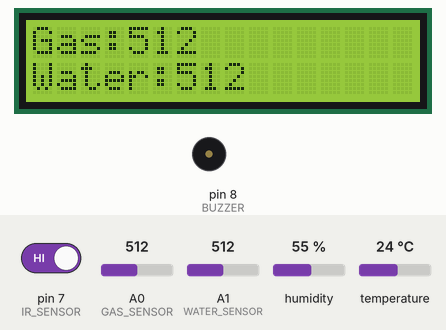
Recording of a sketch running on a simulated Arduino Uno, built with avr-gcc and run on an emulated ATmega328P. Parts: 16×2 character LCD, buzzer (waves = sounding, pin HIGH). Inputs (shaded band) come from the test bench; at power-on: A0 (GAS_SENSOR) = 512, pin 7 (IR_SENSOR) HIGH, A1 (WATER_SENSOR) = 512, humidity 55 %, temperature 24 °C. What the sketch prints to the serial monitor is not drawn.

Above: at 3.2 s.
3.3 s: A0 (GAS_SENSOR) set to 390
At 12.0 s:
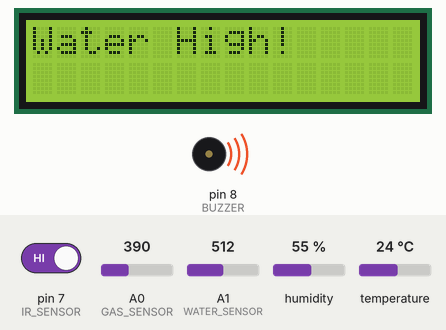
12.7 s: pin 7 (IR_SENSOR) driven LOW
At 20.5 s:
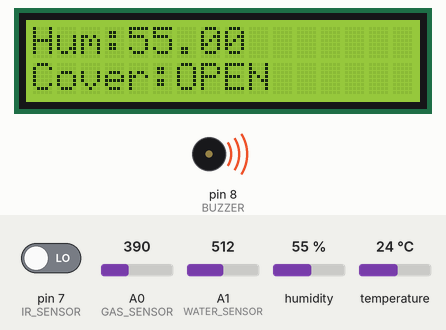
22.9 s: A1 (WATER_SENSOR) set to 490
At 32.4 s:
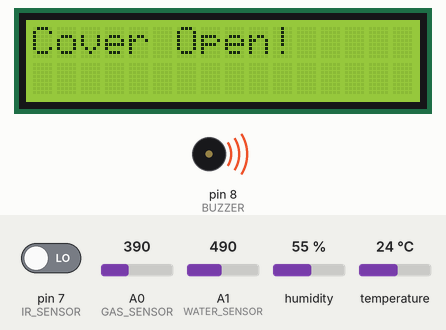
33.3 s: humidity set to 22 %
At 40.2 s:
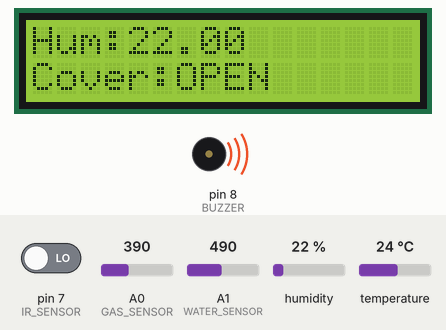
43.2 s: humidity set to 40 %
At 51.3 s:
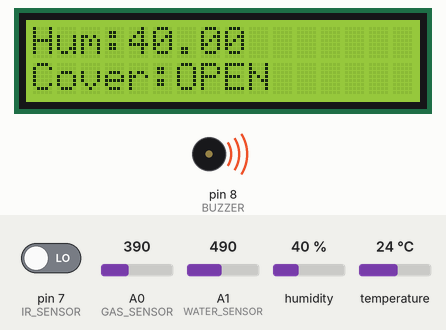
53.3 s: A0 (GAS_SENSOR) set to 410
At 62.27 s:
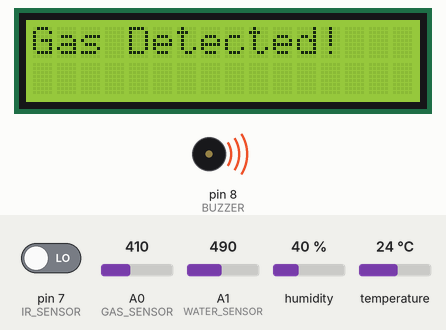
Timing chart, 0 to 62.5 s (numbered marks = the images above; inputs shaded):
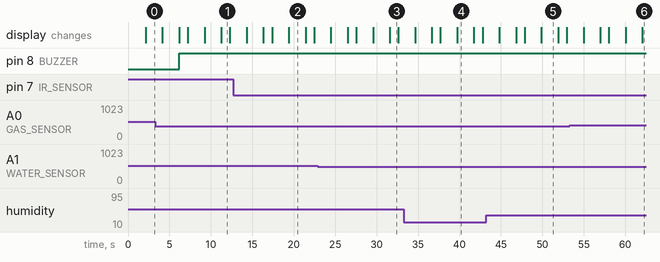

The sketch:

project.ino
```cpp
#include <Arduino.h>
#include <Wire.h>
#include <LiquidCrystal_I2C.h>
#include <DHT.h>

// Sensor Pins
#define GAS_SENSOR A0
#define WATER_SENSOR A1
#define IR_SENSOR 7
#define BUZZER 8
#define DHTPIN 4
#define DHTTYPE DHT11

int gasThreshold = 400;
int waterThreshold = 500;

LiquidCrystal_I2C lcd(0x27, 16, 2);
DHT dht(DHTPIN, DHTTYPE);

void setup()
{
  Serial.begin(9600);

  pinMode(IR_SENSOR, INPUT);
  pinMode(BUZZER, OUTPUT);

  lcd.init();
  lcd.backlight();
  dht.begin();

  lcd.setCursor(0,0);
  lcd.print("Manhole Monitor");
  lcd.setCursor(0,1);
  lcd.print("System Start...");
  delay(2000);
}

void loop()
{
  int gasValue = analogRead(GAS_SENSOR);
  int waterValue = analogRead(WATER_SENSOR);
  int coverStatus = digitalRead(IR_SENSOR);
  float humidity = dht.readHumidity();

  if (isnan(humidity)) humidity = 0;

  Serial.print("Gas: ");
  Serial.println(gasValue);

  Serial.print("Water: ");
  Serial.println(waterValue);

  Serial.print("Humidity: ");
  Serial.println(humidity);

  lcd.clear();
  lcd.setCursor(0,0);
  lcd.print("Gas:");
  lcd.print(gasValue);

  lcd.setCursor(0,1);
  lcd.print("Water:");
  lcd.print(waterValue);

  delay(2000);

  lcd.clear();
  lcd.setCursor(0,0);
  lcd.print("Hum:");
  lcd.print(humidity);

  lcd.setCursor(0,1);
  lcd.print("Cover:");
  lcd.print(coverStatus == LOW ? "OPEN" : "CLOSED");

  delay(2000);

  if(gasValue > gasThreshold)
  {
    lcd.clear();
    lcd.print("Gas Detected!");
    digitalWrite(BUZZER, HIGH);
  }
  else if(waterValue > waterThreshold)
  {
    lcd.clear();
    lcd.print("Water High!");
    digitalWrite(BUZZER, HIGH);
  }
  else if(coverStatus == LOW)
  {
    lcd.clear();
    lcd.print("Cover Open!");
    digitalWrite(BUZZER, HIGH);
  }
  else
  {
    digitalWrite(BUZZER, LOW);
  }

  delay(1000);
}
```

Measured:
- after the input at 12.7 s, the display: first differs from a run without the input after 6.7 s (image 2)
- what the display in image 1 shows lasts 1.0 s, from 11.3 s to 12.3 s
- what the display in image 2 shows lasts 2.0 s, from 19.4 s to 21.4 s
